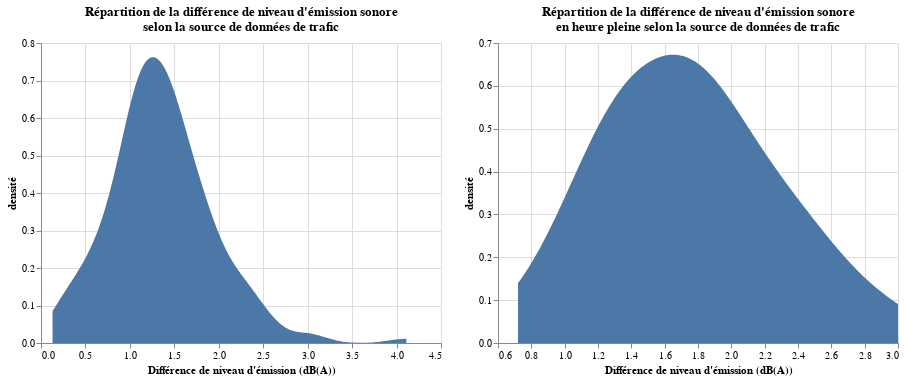

The notebook cell saved with this chart:
### Code cell
chartDensiteComplete | chartDensiteHeurePointe

### Figure 1 — Vega-Lite specification as saved in the notebook (floating-point values rounded to 4 significant figures; data arrays with more than 128 entries replaced by an {"elided": "..."} marker saying what was removed)
{"config": {"view": {"continuousWidth": 400, "continuousHeight": 300}}, "hconcat": [{"data": {"name": "data-2af2c5e4cccb4dc5ace62a02bdced212"}, "mark": "area", "encoding": {"x": {"type": "quantitative", "field": "diff_emission_bruit", "title": "Différence de niveau d'émission (dB(A))"}, "y": {"type": "quantitative", "field": "density", "title": "densité"}}, "title": ["Répartition de la différence de niveau d'émission sonore", "selon la source de données de trafic"], "transform": [{"density": "diff_emission_bruit", "as": ["diff_emission_bruit", "density"]}], "width": 400}, {"data": {"name": "data-1a186e11bcc91fbba958c6236df94be3"}, "mark": "area", "encoding": {"x": {"type": "quantitative", "field": "diff_emission_bruit", "title": "Différence de niveau d'émission (dB(A))"}, "y": {"type": "quantitative", "field": "density", "title": "densité"}}, "title": ["Répartition de la différence de niveau d'émission sonore", "en heure pleine selon la source de données de trafic"], "transform": [{"density": "diff_emission_bruit", "as": ["diff_emission_bruit", "density"]}], "width": 400}], "$schema": "https://vega.github.io/schema/vega-lite/v4.8.1.json", "datasets": {"data-2af2c5e4cccb4dc5ace62a02bdced212": {"elided": "187 records"}, "data-1a186e11bcc91fbba958c6236df94be3": [{"horodatage": "2022-03-31T17:00:00", "diff_emission_bruit": 2.23, "lwm_bm": 78.69, "lwm_cerema": 80.92}, {"horodatage": "2022-03-31T17:30:00", "diff_emission_bruit": 2.51, "lwm_bm": 80.6, "lwm_cerema": 83.11}, {"horodatage": "2022-03-31T18:00:00", "diff_emission_bruit": 1.89, "lwm_bm": 81.07, "lwm_cerema": 82.96}, {"horodatage": "2022-03-31T18:30:00", "diff_emission_bruit": 2.69, "lwm_bm": 80.42, "lwm_cerema": 83.11}, {"horodatage": "2022-04-01T07:30:00", "diff_emission_bruit": 1.86, "lwm_bm": 83.04, "lwm_cerema": 84.9}, {"horodatage": "2022-04-01T08:00:00", "diff_emission_bruit": 1.74, "lwm_bm": 82.8, "lwm_cerema": 84.54}, {"horodatage": "2022-04-01T08:30:00", "diff_emission_bruit": 1.89, "lwm_bm": 82.31, "lwm_cerema": 84.2}, {"horodatage": "2022-04-01T09:00:00", "diff_emission_bruit": 2.0, "lwm_bm": 80.9, "lwm_cerema": 82.9}, {"horodatage": "2022-04-01T17:00:00", "diff_emission_bruit": 2.37, "lwm_bm": 79.85, "lwm_cerema": 82.22}, {"horodatage": "2022-04-01T17:30:00", "diff_emission_bruit": 1.3, "lwm_bm": 80.82, "lwm_cerema": 82.12}, {"horodatage": "2022-04-01T18:00:00", "diff_emission_bruit": 1.14, "lwm_bm": 81.69, "lwm_cerema": 82.83}, {"horodatage": "2022-04-01T18:30:00", "diff_emission_bruit": 1.73, "lwm_bm": 81.11, "lwm_cerema": 82.84}, {"horodatage": "2022-04-02T07:30:00", "diff_emission_bruit": 1.3, "lwm_bm": 75.61, "lwm_cerema": 76.91}, {"horodatage": "2022-04-02T08:00:00", "diff_emission_bruit": 1.75, "lwm_bm": 75.7, "lwm_cerema": 77.45}, {"horodatage": "2022-04-02T08:30:00", "diff_emission_bruit": 2.19, "lwm_bm": 76.41, "lwm_cerema": 78.6}, {"horodatage": "2022-04-02T09:00:00", "diff_emission_bruit": 1.18, "lwm_bm": 78.36, "lwm_cerema": 79.54}, {"horodatage": "2022-04-02T17:00:00", "diff_emission_bruit": 1.8, "lwm_bm": 80.34, "lwm_cerema": 82.14}, {"horodatage": "2022-04-02T17:30:00", "diff_emission_bruit": 1.46, "lwm_bm": 81.08, "lwm_cerema": 82.54}, {"horodatage": "2022-04-02T18:00:00", "diff_emission_bruit": 1.39, "lwm_bm": 81.15, "lwm_cerema": 82.54}, {"horodatage": "2022-04-02T18:30:00", "diff_emission_bruit": 1.69, "lwm_bm": 80.3, "lwm_cerema": 81.99}, {"horodatage": "2022-04-03T07:30:00", "diff_emission_bruit": 0.72, "lwm_bm": 70.26, "lwm_cerema": 70.98}, {"horodatage": "2022-04-03T08:00:00", "diff_emission_bruit": 1.0, "lwm_bm": 70.31, "lwm_cerema": 71.31}, {"horodatage": "2022-04-03T08:30:00", "diff_emission_bruit": 1.47, "lwm_bm": 72.26, "lwm_cerema": 73.73}, {"horodatage": "2022-04-03T09:00:00", "diff_emission_bruit": 1.36, "lwm_bm": 73.3, "lwm_cerema": 74.66}, {"horodatage": "2022-04-03T17:00:00", "diff_emission_bruit": 1.7, "lwm_bm": 79.04, "lwm_cerema": 80.74}, {"horodatage": "2022-04-03T17:30:00", "diff_emission_bruit": 1.08, "lwm_bm": 80.48, "lwm_cerema": 81.56}, {"horodatage": "2022-04-03T18:00:00", "diff_emission_bruit": 1.52, "lwm_bm": 80.01, "lwm_cerema": 81.53}, {"horodatage": "2022-04-03T18:30:00", "diff_emission_bruit": 1.32, "lwm_bm": 79.53, "lwm_cerema": 80.85}, {"horodatage": "2022-04-04T07:30:00", "diff_emission_bruit": 2.46, "lwm_bm": 82.98, "lwm_cerema": 85.44}, {"horodatage": "2022-04-04T08:00:00", "diff_emission_bruit": 2.21, "lwm_bm": 83.01, "lwm_cerema": 85.22}, {"horodatage": "2022-04-04T08:30:00", "diff_emission_bruit": 3.0, "lwm_bm": 81.8, "lwm_cerema": 84.8}, {"horodatage": "2022-04-04T09:00:00", "diff_emission_bruit": 1.97, "lwm_bm": 81.34, "lwm_cerema": 83.31}]}}
